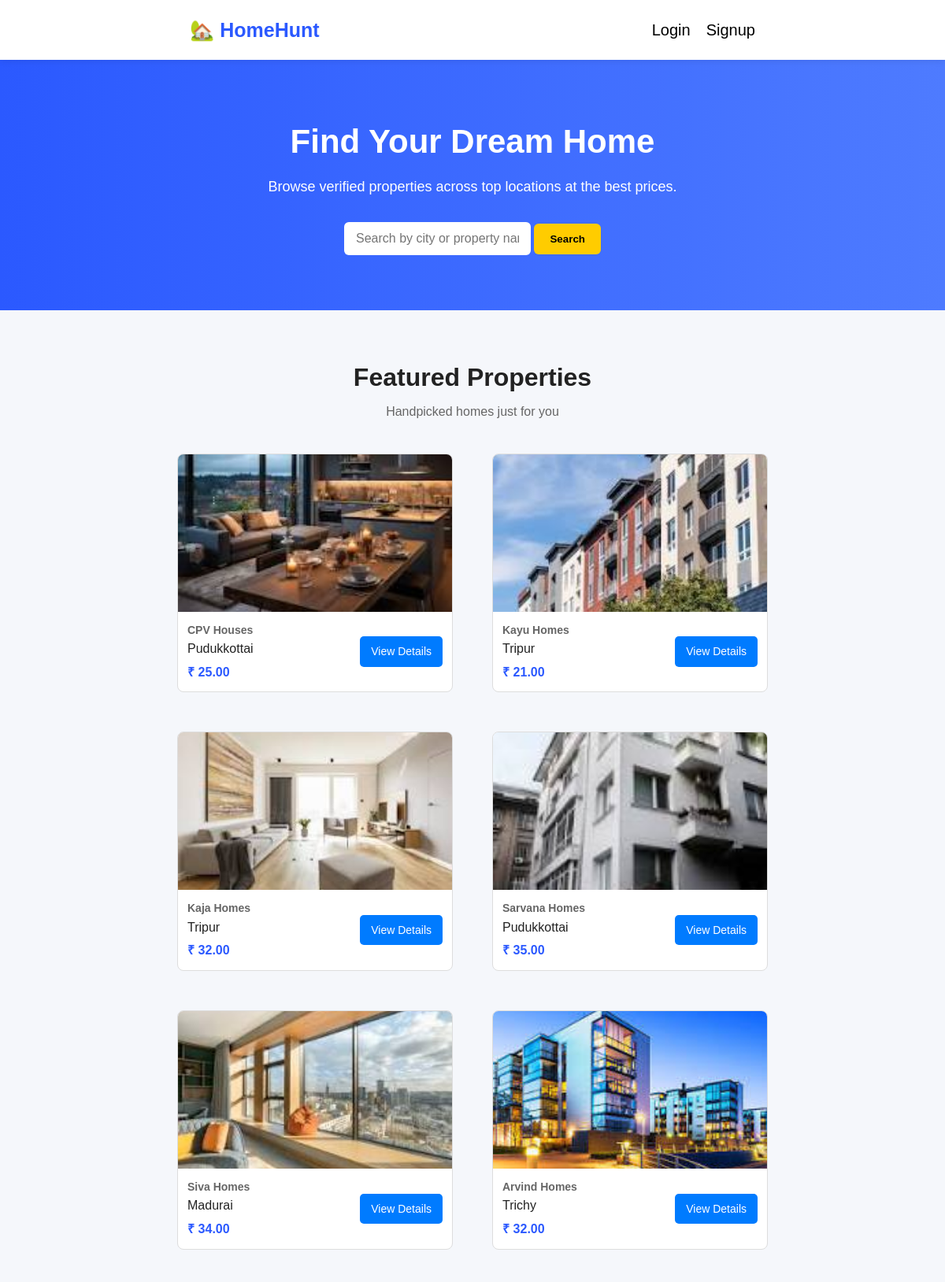
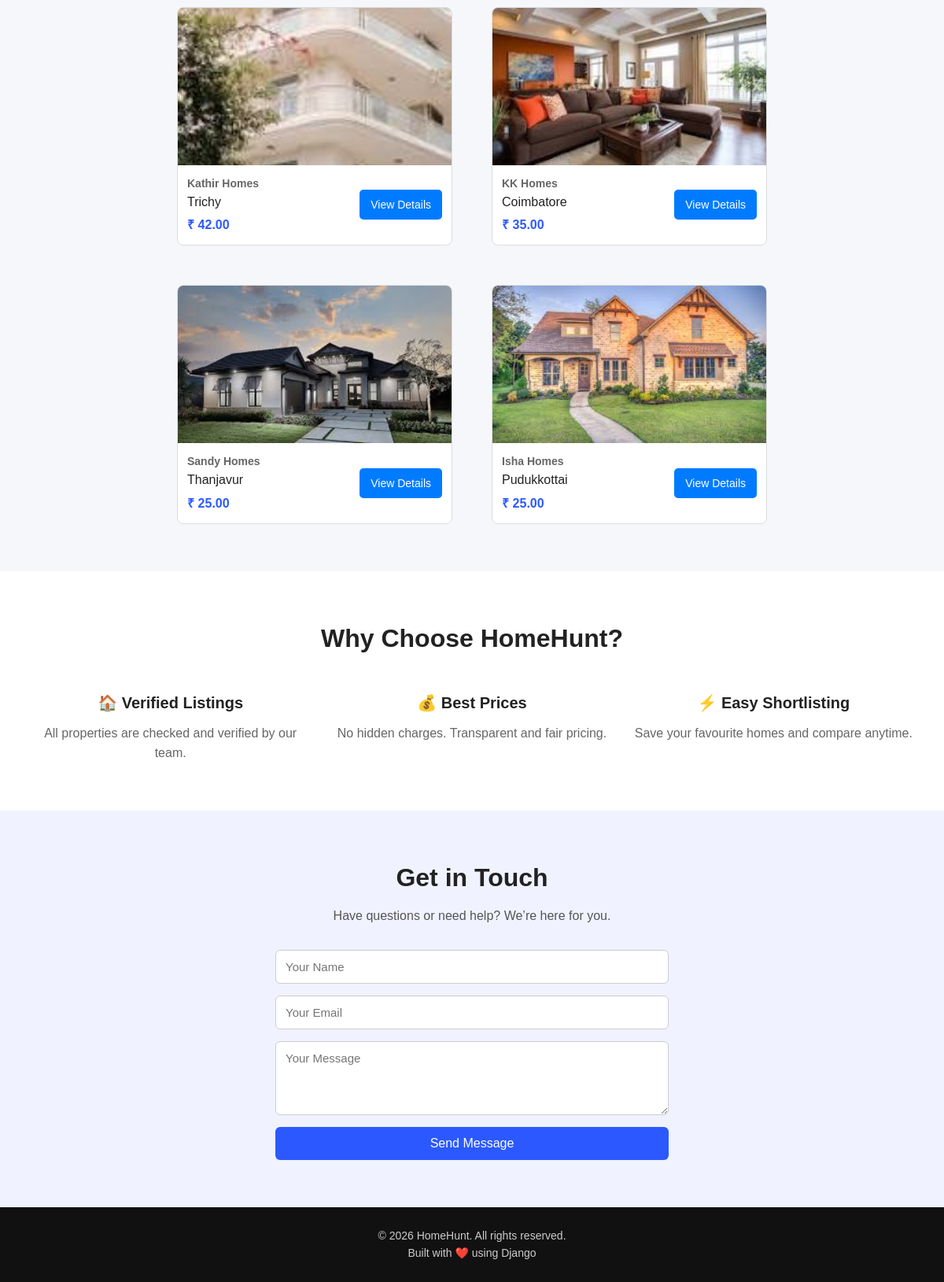
The page / on the database its author committed (2 pictures, top to bottom).
### real_estate/models.py (models this page shows, shortened)
class Property(models.Model):
    class PropertyType(models.TextChoices):
        HOME = "home", "Home"
        APARTMENT = "apartment", "Apartment"
    name = models.CharField(max_length=100)
    location = models.CharField(max_length=255)
    price = models.DecimalField(
        max_digits=10,
        decimal_places=2,
        validators=[MinValueValidator(0)],
        db_index=True,
    )
    size = models.PositiveIntegerField(help_text="Size in square feet")
    image = models.ImageField(upload_to="properties/", blank=True, null=True)
    property_type = models.CharField(
        max_length=20,
        choices=PropertyType.choices,
        default=PropertyType.HOME,
        db_index=True,
    )
    is_available = models.BooleanField(default=True)
    description = models.TextField(blank=True)
    time_added = models.DateTimeField(auto_now_add=True)
    class Meta:
        ordering = ["-time_added"]

### real_estate/views.py (the view)
# urls.py: path("", views.index, name="index"),
def index(request):
    query = request.GET.get("q")
    if query:
        properties = Property.objects.filter(
            Q(name__icontains=query) | Q(location__icontains=query)
        )
    else:
        properties = Property.objects.all()
    context = {"properties": properties}
    return render(request, "index.html", context)

### real_estate/templates/index.html (shortened to what this page needs)
{% load static %}
<!doctype html>
<html lang="en">
  <head>
    <link rel="stylesheet" href="{% static 'css/style.css' %}" />
  </head>
  <body>
    <div class="nav">
      <div class="logo">🏡 HomeHunt</div>
      <div class="links">
        {% if user.is_authenticated %}
        <a href="{% url 'favourite_list' %}">❤️ My Favourites</a>
        <a href="{% url 'logout' %}">Logout</a>
        {% else %}
        <a href="{% url 'login' %}">Login</a>
        <a href="{% url 'signup' %}">Signup</a>
        {% endif %}
      </div>
    </div>
    <section class="hero">
      <h1>Find Your Dream Home</h1>
      <p>Browse verified properties across top locations at the best prices.</p>
      <div class="s-box">
        <form method="GET" action="{% url 'index' %}">
          <input
            type="text"
            name="q"
            placeholder="Search by city or property name"
            value="{{ request.GET.q }}"
          />
          <button type="submit">Search</button>
        </form>
      </div>
    </section>
    <section class="listings">
      <h2>Featured Properties</h2>
      <p class="subtitle">Handpicked homes just for you</p>
      <div class="props">
        {% for prop in properties %}
        <div class="individual-props">
          {% if prop.image %}
          <img src="{{ prop.image.url }}" alt="Property image" />
          {% endif %}
          <div class="prop-info">
            <div class="prop-text">
              <h3>{{ prop.name }}</h3>
              <p>{{ prop.location }}</p>
              <span class="price">₹ {{ prop.price }}</span>
            </div>
            <a href="{% url 'property_detail' prop.id %}" class="view-btn">
              View Details
            </a>
          </div>
        </div>
        {% empty %}
        <p>No properties available right now.</p>
        {% endfor %}
      </div>
    </section>
    <section class="features">
      <h2>Why Choose HomeHunt?</h2>
      <div class="feature-box">
        <div>
          <h3>🏠 Verified Listings</h3>
          <p>All properties are checked and verified by our team.</p>
        </div>
        <div>
          <h3>💰 Best Prices</h3>
          <p>No hidden charges. Transparent and fair pricing.</p>
        </div>
        <div>
          <h3>⚡ Easy Shortlisting</h3>
          <p>Save your favourite homes and compare anytime.</p>
        </div>
      </div>
    </section>
    <section class="contact">
      <h2>Get in Touch</h2>
      <p>Have questions or need help? We’re here for you.</p>
      <form method="post">
        <input type="text" placeholder="Your Name" required />
        <input type="email" placeholder="Your Email" required />
        <textarea placeholder="Your Message" rows="4"></textarea>
        <button type="submit">Send Message</button>
      </form>
    </section>
    <footer>
      <p>© 2026 HomeHunt. All rights reserved.</p>
      <p>Built with ❤️ using Django</p>
    </footer>
  </body>
</html>

### real_estate/static/css/style.css (style rules this page uses)
* { margin: 0; padding: 0; box-sizing: border-box; font-family: sans-serif; }
body { background-color: #f5f7fb; color: #222; line-height: 1.6; }
.nav { display: flex; justify-content: space-around; align-items: center; padding: 18px 30px; background: #ffffff; box-shadow: 0 2px 8px rgba(0, 0, 0, 0.08); position: sticky; top: 0; z-index: 100; }
.logo { font-size: 25px; font-weight: bold; color: #2b59ff; }
.links { display: flex; gap: 20px; }
.links a { text-decoration: none; font-size: 20px; color: black; font-weight: 500; }
.hero { background: linear-gradient(to right, #2b59ff, #4e7bff); color: white; padding: 70px 20px; text-align: center; }
.hero h1 { font-size: 42px; margin-bottom: 10px; }
.hero p { font-size: 18px; margin-bottom: 30px; }
.s-box { display: flex; justify-content: center; gap: 10px; max-width: 600px; margin: auto; }
.s-box input { flex: 1; padding: 12px 15px; border-radius: 6px; border: none; outline: none; font-size: 16px; }
.s-box button { padding: 12px 20px; background: #ffcc00; border: none; border-radius: 6px; cursor: pointer; font-weight: bold; }
.listings { padding: 60px 40px; }
.listings h2 { text-align: center; font-size: 32px; margin-bottom: 5px; }
.subtitle { text-align: center; color: #666; margin-bottom: 40px; }
.props { display: flex; flex-wrap: wrap; gap: 50px; justify-content: center; }
.individual-props { width: 350px; border: 1px solid #ddd; border-radius: 8px; overflow: hidden; display: flex; flex-direction: column; background: #fff; transition: transform 0.2s ease, box-shadow 0.2s ease; }
.individual-props img { width: 100%; height: 200px; object-fit: cover; display: block; }
.prop-info { display: flex; justify-content: space-between; align-items: center; padding: 12px; }
.prop-text h2, .prop-text h3 { margin: 0; }
.prop-text h3 { font-size: 14px; color: #666; }
.price { display: block; margin-top: 4px; font-weight: bold; color: #2b59ff; }
.view-btn { padding: 8px 14px; font-size: 14px; border-radius: 5px; background: #007bff; color: white; text-decoration: none; cursor: pointer; white-space: nowrap; transition: background 0.2s ease; }
.features { background: #ffffff; padding: 60px 40px; }
.features h2 { text-align: center; font-size: 32px; margin-bottom: 40px; }
.feature-box { display: grid; grid-template-columns: repeat(auto-fit, minmax(220px, 1fr)); gap: 30px; text-align: center; }
.feature-box h3 { font-size: 20px; margin-bottom: 10px; }
.feature-box p { color: #666; }
.contact { background: #f0f3ff; padding: 60px 20px; text-align: center; }
.contact h2 { font-size: 32px; margin-bottom: 10px; }
.contact p { margin-bottom: 30px; color: #555; }
.contact form { max-width: 500px; margin: auto; display: flex; flex-direction: column; gap: 15px; }
.contact input, .contact textarea { padding: 12px; border-radius: 6px; border: 1px solid #ccc; font-size: 15px; }
.contact button { padding: 12px; background: #2b59ff; color: white; border: none; border-radius: 6px; cursor: pointer; font-size: 16px; }
footer { background: #111; color: #ccc; padding: 25px; text-align: center; font-size: 14px; }

### rows shown on the page
Property: image (picture), name "CPV Houses", location "Pudukkottai", price "25.00"
Property: image (picture), name "Kayu Homes", location "Tripur", price "21.00"
Property: image (picture), name "Kaja Homes", location "Tripur", price "32.00"
Property: image (picture), name "Sarvana Homes", location "Pudukkottai", price "35.00"
Property: image (picture), name "Siva Homes", location "Madurai", price "34.00"
Property: image (picture), name "Arvind Homes", location "Trichy", price "32.00"
Property: image (picture), name "Kathir Homes", location "Trichy", price "42.00"
Property: image (picture), name "KK Homes", location "Coimbatore", price "35.00"
Property: image (picture), name "Sandy Homes", location "Thanjavur", price "25.00"
Property: image (picture), name "Isha Homes", location "Pudukkottai", price "25.00"
